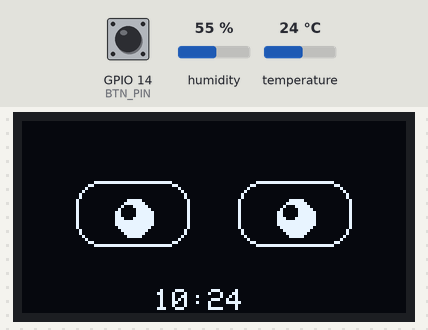
A sketch run on a simulated ESP8266 (Wemos D1 mini). On the bench: 128×64 one-colour display. Inputs (shaded band) come from the test bench; at power-on: GPIO 14 (BTN_PIN) HIGH, humidity 55 %, temperature 24 °C. WiFi joins after 1.5 s; servers stay silent unless stated; network time is answered at once with the bench clock; uploads are accepted with an empty reply; the local clock reads 2024-03-15 10:24:30 at power-on unless the sketch sets it; random numbers use the default seed unless the sketch sets one; what the sketch prints to the serial monitor is not drawn.

Above: at 6.0 s.
6.1 s: GPIO 14 (BTN_PIN) pulled LOW for 0.15 s
At 7.3 s:
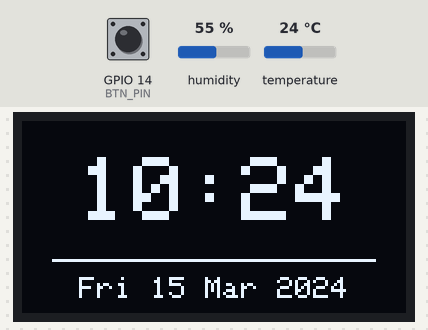
7.7 s: GPIO 14 (BTN_PIN) pulled LOW for 1 s
At 8.8 s:
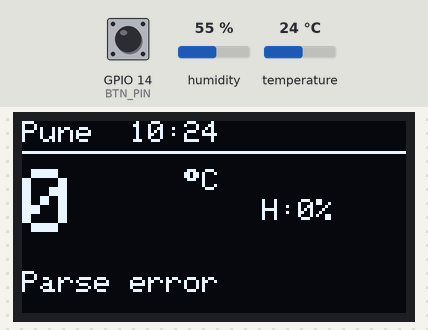
10.2 s: GPIO 14 (BTN_PIN) pulled LOW for 0.15 s
At 11.4 s:
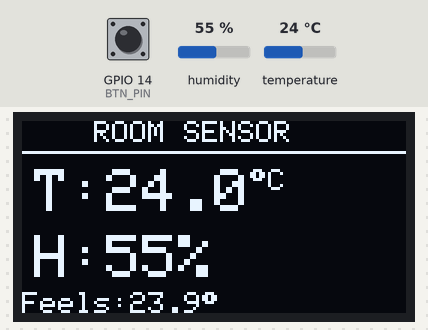
11.8 s: humidity set to 22 %
At 14.9 s:
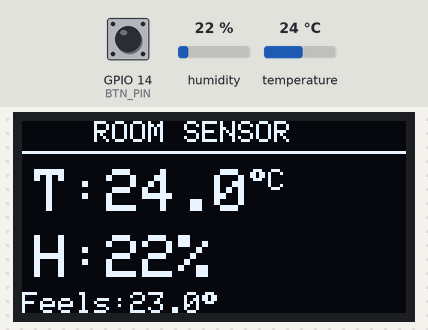
15.5 s: GPIO 14 (BTN_PIN) pulled LOW for 3.2 s
At 16.7 s:
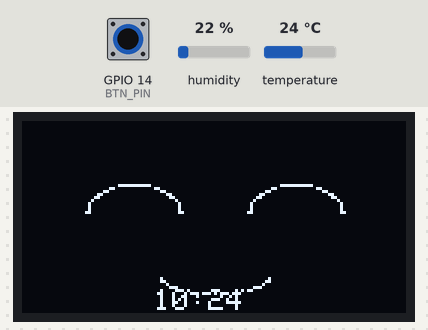
22.4 s: GPIO 14 (BTN_PIN) pulsed LOW 5 times (0.12 s each, 0.3 s apart)
At 30.8 s:
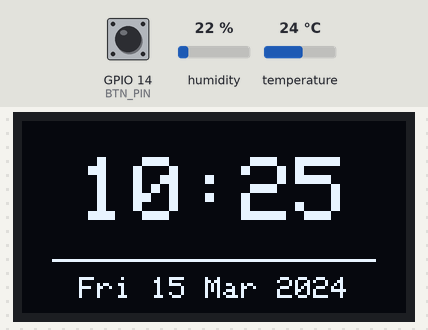
Timing chart, 0 to 31.5 s (numbered marks = the images above; inputs shaded):
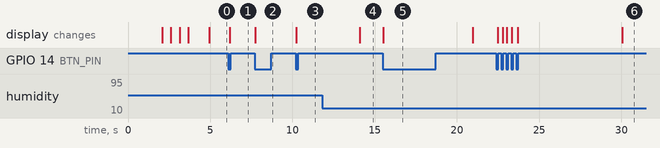

Measured:
- after the input at 7.7 s, the display: changes at once (image 2)
- after the input at 10.2 s, the display: changes at once (image 3)
- after the input at 11.8 s, the display: changes after 2.3 s (image 4)
- after the input at 15.5 s, the display: changes at once (image 5)

The sketch:

finalDeskBuddy.ino
```cpp
/*
 ╔══════════════════════════════════════════════════════╗
 ║          DESK BUDDY v1.0  –  ESP8266 + OLED          ║
 ║  Features: Animated Eyes, Clock, Temp, Weather API,  ║
 ║            Touch Button, Modes, Expressions          ║
 ╚══════════════════════════════════════════════════════╝

 Hardware:
  - ESP8266 (NodeMCU / Wemos D1 Mini)
  - SSD1306 128x64 OLED  (I2C: SDA=D2/GPIO4, SCL=D1/GPIO5)
  - DHT11 or DHT22        (DATA=D4/GPIO2)
  - Tactile button        (D5/GPIO14, other leg to GND)

 Libraries (install via Arduino Library Manager):
  - Adafruit SSD1306
  - Adafruit GFX
  - DHT sensor library (Adafruit)
  - ArduinoJson  (v6)
  - NTPClient by Fabrice Weinberg
  - ESP8266 board core (includes WiFi, HTTPClient, WiFiUDP)
*/

#include <Wire.h>
#include <Adafruit_GFX.h>
#include <Adafruit_SSD1306.h>
#include <DHT.h>
#include <ESP8266WiFi.h>
#include <ESP8266HTTPClient.h>
#include <WiFiUdp.h>               // part of ESP8266 core
#include <NTPClient.h>
#include <ArduinoJson.h>

// ─── USER CONFIG ──────────────────────────────────────
const char* WIFI_SSID      = "Unwanted Galaxy";
const char* WIFI_PASS      = "@pranavk";
const char* CITY           = "Pune";   // used in weather + display
const long  UTC_OFFSET_SEC = 19800;      // IST = +5:30
// ──────────────────────────────────────────────────────

// ─── PIN DEFINITIONS (GPIO numbers) ───────────────────
#define OLED_SDA    4    // D2
#define OLED_SCL    5    // D1
#define DHT_PIN     2    // D4
#define DHT_TYPE    DHT11
#define BTN_PIN     14   // D5
// ──────────────────────────────────────────────────────

// ─── OLED ─────────────────────────────────────────────
#define SCREEN_W 128
#define SCREEN_H  64
Adafruit_SSD1306 display(SCREEN_W, SCREEN_H, &Wire, -1);

// ─── DHT ──────────────────────────────────────────────
DHT dht(DHT_PIN, DHT_TYPE);

// ─── NTP ──────────────────────────────────────────────
WiFiUDP ntpUDP;
NTPClient timeClient(ntpUDP, "pool.ntp.org", UTC_OFFSET_SEC, 60000);

// ─── MODES & EXPRESSIONS ──────────────────────────────
enum Mode       { MODE_EYES, MODE_CLOCK, MODE_WEATHER, MODE_TEMP, MODE_COUNT };
enum Expression { EXP_NORMAL, EXP_HAPPY, EXP_SLEEPY, EXP_SURPRISED, EXP_COUNT };

Mode       currentMode = MODE_EYES;
Expression currentExpr = EXP_NORMAL;

// ─── EYE STATE ────────────────────────────────────────
float eyeX = 64, eyeY = 32;
int   eyeTargetX = 64, eyeTargetY = 32;
bool  blinking   = false;
int   blinkFrame = 0;
unsigned long lastBlink      = 0;
unsigned long lastEyeMove    = 0;
unsigned long lastExprChange = 0;

// ─── WEATHER CACHE ────────────────────────────────────
String weatherDesc  = "Loading...";
float  weatherTemp  = 0;
int    weatherHumid = 0;
unsigned long lastWeatherFetch = 0;

// ─── SENSOR ───────────────────────────────────────────
float roomTemp  = 0;
float roomHumid = 0;
unsigned long lastSensorRead = 0;

// ─── BUTTON ───────────────────────────────────────────
bool          btnLastState = HIGH;
unsigned long btnDebounce  = 0;

// ══════════════════════════════════════════════════════
void setup() {
  Serial.begin(115200);
  pinMode(BTN_PIN, INPUT_PULLUP);

  Wire.begin(OLED_SDA, OLED_SCL);
  if (!display.begin(SSD1306_SWITCHCAPVCC, 0x3C)) {
    Serial.println("OLED init failed! Check wiring.");
    while (true) delay(100);
  }

  display.clearDisplay();
  display.setTextColor(WHITE);
  dht.begin();
  bootScreen();

  // ── Connect WiFi ──────────────────────────────────
  WiFi.begin(WIFI_SSID, WIFI_PASS);
  display.clearDisplay();
  display.setTextSize(1);
  display.setCursor(10, 24);
  display.print("Connecting WiFi");
  display.display();

  int tries = 0;
  while (WiFi.status() != WL_CONNECTED && tries < 30) {
    delay(500);
    tries++;
    display.print(".");
    display.display();
  }

  if (WiFi.status() == WL_CONNECTED) {
    Serial.println("\nWiFi connected: " + WiFi.localIP().toString());
    timeClient.begin();
    timeClient.update();
    fetchWeather();
  } else {
    Serial.println("\nWiFi failed — running offline");
    display.clearDisplay();
    display.setCursor(10, 24);
    display.print("WiFi failed!");
    display.setCursor(10, 36);
    display.print("Offline mode");
    display.display();
    delay(2000);
  }

  lastBlink      = millis();
  lastEyeMove    = millis();
  lastExprChange = millis();
}

// ══════════════════════════════════════════════════════
void loop() {
  handleButton();

  // Read sensor every 3s
  if (millis() - lastSensorRead > 3000) {
    float t = dht.readTemperature();
    float h = dht.readHumidity();
    if (!isnan(t)) roomTemp  = t;
    if (!isnan(h)) roomHumid = h;
    lastSensorRead = millis();
  }

  // NTP + weather refresh
  if (WiFi.status() == WL_CONNECTED) {
    timeClient.update();
    if (millis() - lastWeatherFetch > 600000UL) {
      fetchWeather();
    }
  }

  // Auto-cycle expressions every 8s
  if (millis() - lastExprChange > 8000) {
    currentExpr = (Expression)((currentExpr + 1) % EXP_COUNT);
    lastExprChange = millis();
  }

  display.clearDisplay();
  switch (currentMode) {
    case MODE_EYES:    drawEyes();       break;
    case MODE_CLOCK:   drawClock();      break;
    case MODE_WEATHER: drawWeather();    break;
    case MODE_TEMP:    drawTempScreen(); break;
    default: break;
  }
  display.display();
  delay(30);
}

// ──────────────────────────────────────────────────────
void handleButton() {
  bool state = digitalRead(BTN_PIN);
  if (state == LOW && btnLastState == HIGH && millis() - btnDebounce > 200) {
    currentMode = (Mode)((currentMode + 1) % MODE_COUNT);
    btnDebounce = millis();
    Serial.print("Mode: "); Serial.println(currentMode);
  }
  btnLastState = state;
}

// ══════════════════════════════════════════════════════
//  BOOT SCREEN
// ══════════════════════════════════════════════════════
void bootScreen() {
  display.clearDisplay();
  display.setTextSize(2);
  display.setCursor(10, 8);
  display.print("Desk");
  display.setCursor(10, 30);
  display.print("Buddy!");
  display.setTextSize(1);
  display.setCursor(30, 54);
  display.print("v1.0  PRANAV");
  display.display();
  delay(2000);
}

// ══════════════════════════════════════════════════════
//  ANIMATED EYES
// ══════════════════════════════════════════════════════
void drawEyes() {
  // Smooth pupil movement
  if (millis() - lastEyeMove > 2000) {
    eyeTargetX = random(52, 76);
    eyeTargetY = random(24, 40);
    lastEyeMove = millis();
  }
  eyeX += (eyeTargetX - eyeX) * 0.15f;
  eyeY += (eyeTargetY - eyeY) * 0.15f;

  // Blink logic
  if (!blinking && millis() - lastBlink > (unsigned long)random(3000, 6000)) {
    blinking   = true;
    blinkFrame = 0;
    lastBlink  = millis();
  }
  if (blinking) {
    blinkFrame++;
    if (blinkFrame > 10) { blinking = false; blinkFrame = 0; }
  }
  int openH = blinking ? max(0, 22 - blinkFrame * 5) : 22;

  switch (currentExpr) {
    case EXP_NORMAL:    drawNormalEyes(openH); break;
    case EXP_HAPPY:     drawHappyEyes();       break;
    case EXP_SLEEPY:    drawSleepyEyes();      break;
    case EXP_SURPRISED: drawSurprisedEyes();   break;
  }

  // Mini clock bottom-center
  display.setTextSize(1);
  display.setCursor(44, 56);
  display.print(getTimeStr());
}

void drawNormalEyes(int openH) {
  if (openH < 2) return;
  int px = (int)eyeX, py = (int)eyeY;

  display.drawRoundRect(18, 20, 38, openH, 8, WHITE);
  display.drawRoundRect(72, 20, 38, openH, 8, WHITE);

  if (openH > 8) {
    // Left pupil
    display.fillCircle(px - 27, py, 6, WHITE);
    display.fillCircle(px - 29, py - 2, 2, BLACK);   // glint
    // Right pupil
    display.fillCircle(px + 27, py, 6, WHITE);
    display.fillCircle(px + 25, py - 2, 2, BLACK);
  }
}

void drawHappyEyes() {
  for (int i = 0; i <= 180; i += 4) {
    float r = i * PI / 180.0f;
    display.drawPixel(37 + (int)(16 * cos(r)), 30 - (int)(10 * sin(r)), WHITE);
    display.drawPixel(91 + (int)(16 * cos(r)), 30 - (int)(10 * sin(r)), WHITE);
  }
  // Smile
  for (int i = 200; i <= 340; i += 4) {
    float r = i * PI / 180.0f;
    display.drawPixel(64 + (int)(20 * cos(r)), 50 - (int)(8 * sin(r)), WHITE);
  }
}

void drawSleepyEyes() {
  display.fillRect(18, 29, 38, 11, WHITE);
  display.fillRect(72, 29, 38, 11, WHITE);
  display.fillRect(18, 20, 38,  9, BLACK);
  display.fillRect(72, 20, 38,  9, BLACK);
  display.setTextSize(1);
  display.setCursor(100, 10); display.print("z");
  display.setCursor(108,  4); display.print("z");
}

void drawSurprisedEyes() {
  display.drawCircle(37, 30, 16, WHITE);
  display.drawCircle(91, 30, 16, WHITE);
  display.fillCircle(37, 30,  7, WHITE);
  display.fillCircle(91, 30,  7, WHITE);
  display.fillCircle(37, 30,  3, BLACK);
  display.fillCircle(91, 30,  3, BLACK);
  display.fillRect(61, 46, 4, 10, WHITE);
  display.fillRect(61, 58, 4,  4, WHITE);
}

// ══════════════════════════════════════════════════════
//  CLOCK SCREEN
// ══════════════════════════════════════════════════════
void drawClock() {
  String t = getTimeStr();
  String d = getDateStr();

  display.setTextSize(3);
  int tw = t.length() * 18;
  display.setCursor((SCREEN_W - tw) / 2, 12);
  display.print(t);

  display.drawFastHLine(10, 46, 108, WHITE);

  display.setTextSize(1);
  int dw = d.length() * 6;
  display.setCursor((SCREEN_W - dw) / 2, 52);
  display.print(d);
}

// ══════════════════════════════════════════════════════
//  WEATHER SCREEN
// ══════════════════════════════════════════════════════
void drawWeather() {
  display.setTextSize(1);
  display.setCursor(0, 0);
  display.print(CITY);
  display.print("  ");
  display.print(getTimeStr());
  display.drawFastHLine(0, 10, 128, WHITE);

  display.setTextSize(3);
  display.setCursor(0, 16);
  display.print((int)weatherTemp);

  display.setTextSize(1);
  display.setCursor(54, 16);
  display.print((char)247);
  display.print("C");

  display.setCursor(80, 26);
  display.print("H:");
  display.print(weatherHumid);
  display.print("%");

  display.setTextSize(1);
  display.setCursor(0, 50);
  String desc = weatherDesc;
  if (desc.length() > 21) desc = desc.substring(0, 21);
  display.print(desc);
}

// ══════════════════════════════════════════════════════
//  ROOM SENSOR SCREEN
// ══════════════════════════════════════════════════════
void drawTempScreen() {
  display.setTextSize(1);
  display.setCursor(24, 0);
  display.print("ROOM SENSOR");
  display.drawFastHLine(0, 10, 128, WHITE);

  if (roomTemp == 0 && roomHumid == 0) {
    display.setCursor(20, 30);
    display.print("Reading...");
    return;
  }

  display.setTextSize(2);
  display.setCursor(4, 16);
  display.print("T:");
  display.print(roomTemp, 1);
  display.setTextSize(1);
  display.print((char)247);
  display.print("C");

  display.setTextSize(2);
  display.setCursor(4, 38);
  display.print("H:");
  display.print(roomHumid, 0);
  display.print("%");

  float hi = dht.computeHeatIndex(roomTemp, roomHumid, false);
  display.setTextSize(1);
  display.setCursor(0, 57);
  display.print("Feels:");
  display.print(hi, 1);
  display.print((char)247);
}

// ══════════════════════════════════════════════════════
//  HELPERS
// ══════════════════════════════════════════════════════
String getTimeStr() {
  if (WiFi.status() != WL_CONNECTED) return "--:--";
  char buf[6];
  sprintf(buf, "%02d:%02d", timeClient.getHours(), timeClient.getMinutes());
  return String(buf);
}

String getDateStr() {
  unsigned long ep = timeClient.getEpochTime();
  time_t t = (time_t)ep;
  struct tm* tm_info = gmtime(&t);
  const char* days[] = {"Sun","Mon","Tue","Wed","Thu","Fri","Sat"};
  const char* mons[] = {"Jan","Feb","Mar","Apr","May","Jun",
                        "Jul","Aug","Sep","Oct","Nov","Dec"};
  char buf[20];
  sprintf(buf, "%s %d %s %d",
    days[tm_info->tm_wday],
    tm_info->tm_mday,
    mons[tm_info->tm_mon],
    1900 + tm_info->tm_year);
  return String(buf);
}

// ══════════════════════════════════════════════════════
//  WEATHER FETCH — wttr.in (no API key needed)
// ══════════════════════════════════════════════════════
void fetchWeather() {
  if (WiFi.status() != WL_CONNECTED) return;

  WiFiClient client;
  HTTPClient http;

  String url = "http://wttr.in/";
  url += String(CITY);
  url += "?format=j1";

  Serial.println("Fetching: " + url);
  http.begin(client, url);
  http.setTimeout(8000);    // wttr.in can be slow, give it 8s

  int code = http.GET();
  Serial.print("HTTP code: "); Serial.println(code);

  if (code == 200) {
    DynamicJsonDocument doc(4096);   // larger buffer for wttr.in response
    DeserializationError err = deserializeJson(doc, http.getStream());
    if (!err) {
      weatherTemp  = doc["current_condition"][0]["temp_C"].as<float>();
      weatherHumid = doc["current_condition"][0]["humidity"].as<int>();
      weatherDesc  = doc["current_condition"][0]["weatherDesc"][0]["value"].as<String>();
      Serial.println("Weather OK: " + weatherDesc);
    } else {
      Serial.print("JSON error: "); Serial.println(err.c_str());
      weatherDesc = "Parse error";
    }
  } else {
    Serial.println("HTTP failed");
    weatherDesc = "Fetch failed";
  }

  http.end();
  lastWeatherFetch = millis();
}
```
